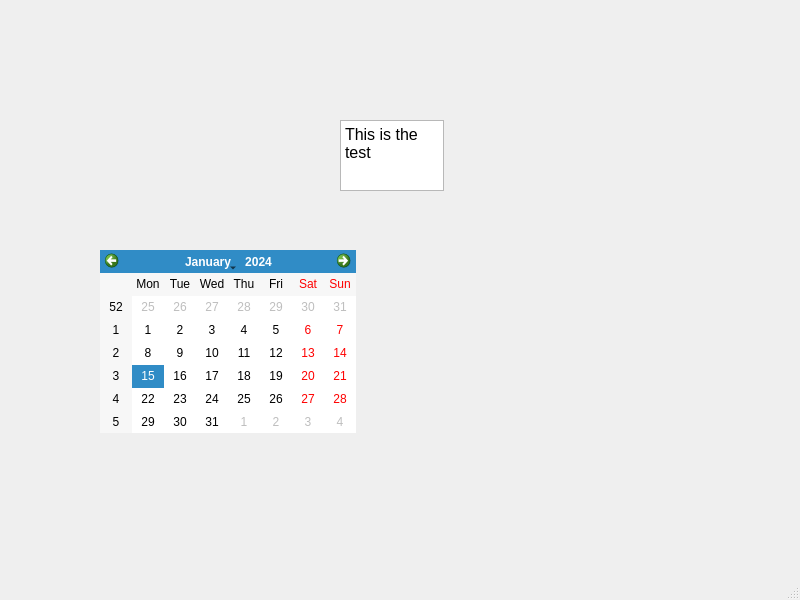
<?xml version="1.0" encoding="UTF-8"?>
<ui version="4.0">
 <class>MainWindow</class>
 <widget class="QMainWindow" name="MainWindow">
  <property name="geometry">
   <rect>
    <x>0</x>
    <y>0</y>
    <width>800</width>
    <height>600</height>
   </rect>
  </property>
  <property name="windowTitle">
   <string>MainWindow</string>
  </property>
  <widget class="QWidget" name="centralwidget">
   <widget class="QCalendarWidget" name="calendarWidget">
    <property name="geometry">
     <rect>
      <x>100</x>
      <y>250</y>
      <width>256</width>
      <height>183</height>
     </rect>
    </property>
   </widget>
   <widget class="QTextEdit" name="textEdit">
    <property name="geometry">
     <rect>
      <x>340</x>
      <y>120</y>
      <width>104</width>
      <height>71</height>
     </rect>
    </property>
    <property name="html">
     <string>&lt;!DOCTYPE HTML PUBLIC &quot;-//W3C//DTD HTML 4.0//EN&quot; &quot;http://www.w3.org/TR/REC-html40/strict.dtd&quot;&gt;
&lt;html&gt;&lt;head&gt;&lt;meta name=&quot;qrichtext&quot; content=&quot;1&quot; /&gt;&lt;style type=&quot;text/css&quot;&gt;
p, li { white-space: pre-wrap; }
&lt;/style&gt;&lt;/head&gt;&lt;body style=&quot; font-family:'MS Shell Dlg 2'; font-size:8.25pt; font-weight:400; font-style:normal;&quot;&gt;
&lt;p style=&quot; margin-top:0px; margin-bottom:0px; margin-left:0px; margin-right:0px; -qt-block-indent:0; text-indent:0px;&quot;&gt;&lt;span style=&quot; font-size:12pt;&quot;&gt;This is the test&lt;/span&gt;&lt;/p&gt;&lt;/body&gt;&lt;/html&gt;</string>
    </property>
   </widget>
  </widget>
  <widget class="QMenuBar" name="menubar">
   <property name="geometry">
    <rect>
     <x>0</x>
     <y>0</y>
     <width>800</width>
     <height>21</height>
    </rect>
   </property>
  </widget>
  <widget class="QStatusBar" name="statusbar"/>
 </widget>
 <resources/>
 <connections/>
</ui>
